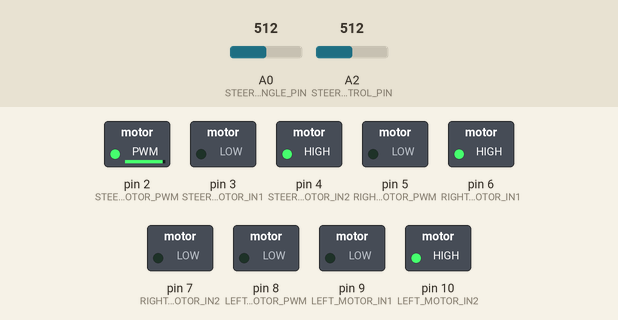
The sketch below on a simulated Arduino Mega 2560, built with avr-gcc and run on an emulated ATmega2560. On the bench: switched loads named in the sketch (green lamp = pin HIGH). The test bench sets the inputs (shaded band); at power-on: A0 (STEERING_ANGLE_PIN) = 512, A2 (STEERING_ANGLE_CONTROL_PIN) = 512. What the sketch prints to the serial monitor is not drawn.

Above: at 1.2 s.
1.3 s: A0 (STEERING_ANGLE_PIN) set to 40
At 2.6 s:
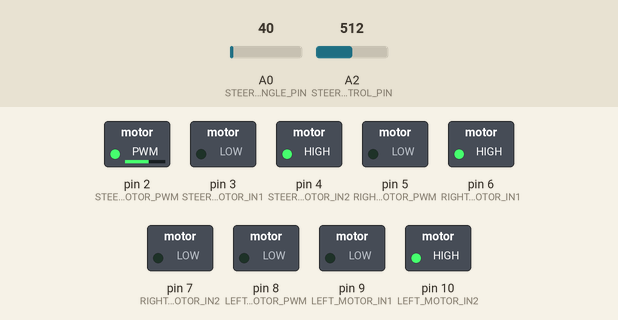
2.9 s: A0 (STEERING_ANGLE_PIN) set to 10
4.5 s: A0 (STEERING_ANGLE_PIN) set to 0
At 5.7 s:
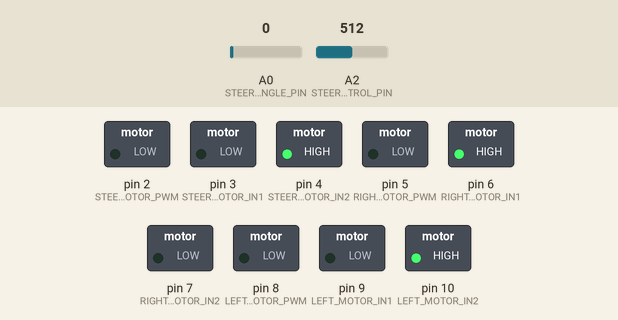
6.1 s: A0 (STEERING_ANGLE_PIN) set to 30
At 6.9 s:
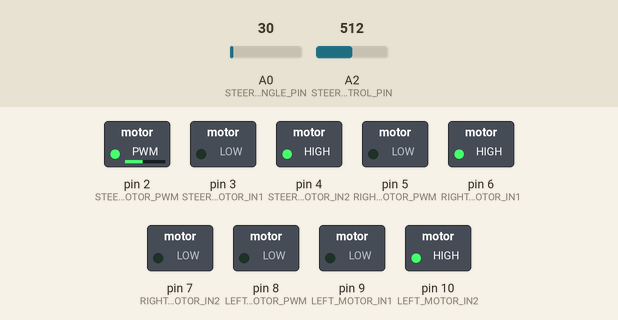
Timing chart, 0 to 9.1 s (numbered marks = the images above; inputs shaded):
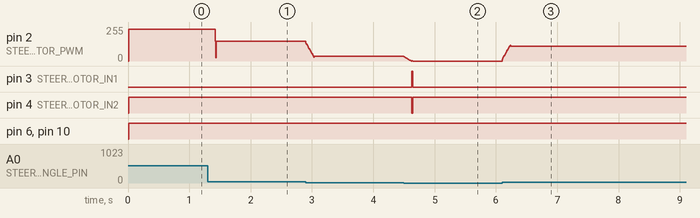

The sketch:

2024.07.18_Gachon_UNI.ino
```cpp
#include <MsTimer2.h>
#include "sbus.h"

#define FASTADC 1
#define cbi(sfr, bit) (_SFR_BYTE(sfr) &= ~_BV(bit))
#define sbi(sfr, bit) (_SFR_BYTE(sfr) |= _BV(bit))

////////////////// Serial data //////////////////////////
#define NO_OF_RECEIVED_BUFFER 7

// Serial data
unsigned char buf[NO_OF_RECEIVED_BUFFER];  // Buffer to store serial data

union
{
  short data;
  byte bytedata[2];
} m_car_speed_int16;

union
{
  short data;
  byte bytedata[2];
} m_car_angle_int16;

/////////////////////////////////// sbus ///////////
#define Sbus_Speed_max  200
#define Sbus_Speed_zero  1000
#define Sbus_Speed_min   1800

#define Sbus_str_max  1800
#define Sbus_str_zero  1040
#define Sbus_str_min   240

/* SBUS 객체, SBUS 읽기 */
bfs::SbusRx sbus_rx(&Serial1);
/* SBUS 객체, SBUS 쓰기 */
bfs::SbusTx sbus_tx(&Serial1);
/* SBUS 데이터 */
bfs::SbusData data;


struct MotorData
{
  int motor_speed;
  int str_position;
};
MotorData MD;

/////////////////////////// Steering_Control//////////////////
#define STEER_MOTOR_PWM              2
#define STEER_MOTOR_IN1              3
#define STEER_MOTOR_IN2              4

#define RIGHT_MOTOR_PWM              5
#define RIGHT_MOTOR_IN1              6
#define RIGHT_MOTOR_IN2              7

#define LEFT_MOTOR_PWM               8
#define LEFT_MOTOR_IN1               9
#define LEFT_MOTOR_IN2              10

#define STEERING_ANGLE_PIN          A0
#define STEERING_ANGLE_CONTROL_PIN  A2

#define NEURAL_ANGLE               450
#define LEFT_STEER_ANGLE           530
#define RIGHT_STEER_ANGLE          370

#define Max_Speed                  240
#define SBUS_Max_Speed              50

#define NO_OF_DATA                  15

int Steering_Angle;
int Steering_Angle_Control;
float Filter_Steering_Angle;

float Kp_Steer         = 4.0;
float Ki_Steer         = 0.0;
float Kd_Steer         = 4.0;

float error            = 0.0;
float error_s          = 0.0;
float error_d          = 0.0;
float error_old        = 0.0;

float steering_control = 0.0;
float control_pwm      = 0.0;
float target_steering  = 0.0;
int target_angle       = 0;

float Data[NO_OF_DATA] = {0,};

float recursive_moving_average(float ad_value)
{
  static float avg = 0.0;

  for (int i = 0; i < NO_OF_DATA - 1; i++)
  {
    Data[i] = Data[i + 1];
    //Serial.print(data[i]);
    //Serial.print("  ");
  }
  Data[NO_OF_DATA - 1] = ad_value;
  //Serial.println(data[NO_OF_DATA - 1]);
  //Serial.print("Average_old2: "); Serial.println(avg);

  avg = avg + ((Data[NO_OF_DATA - 1] - Data[0]) / (float)NO_OF_DATA);

  return avg;
}

void read_Potentiometer(void)
{
  Steering_Angle = analogRead(STEERING_ANGLE_PIN);
  Filter_Steering_Angle = recursive_moving_average(Steering_Angle);
  Steering_Angle_Control = analogRead(STEERING_ANGLE_CONTROL_PIN);
}

void Ms2Timer_setup(void)
{
  MsTimer2::set(10, control_steering);
  MsTimer2::start();
}

////////////////////////////// SETUP ////////////////////////////////
void setup()
{
#if FASTADC
  sbi(ADCSRA, ADPS2);
  cbi(ADCSRA, ADPS1);
  cbi(ADCSRA, ADPS0);
#endif

  pinMode(STEER_MOTOR_PWM, OUTPUT);
  pinMode(STEER_MOTOR_IN1, OUTPUT);
  pinMode(STEER_MOTOR_IN2, OUTPUT);

  pinMode(RIGHT_MOTOR_PWM, OUTPUT);
  pinMode(RIGHT_MOTOR_IN1, OUTPUT);
  pinMode(RIGHT_MOTOR_IN2, OUTPUT);

  pinMode(LEFT_MOTOR_PWM,  OUTPUT);
  pinMode(LEFT_MOTOR_IN1,  OUTPUT);
  pinMode(LEFT_MOTOR_IN2,  OUTPUT);

  //시리얼 통신이 확립될 때까지 기다리기 위함
  //디버깅 목적으로 시리얼 모니터를 사용할 때 중요
  while (!Serial) {}
  /* SBUS 통신 시작 */
  sbus_rx.Begin();
  sbus_tx.Begin();

  Ms2Timer_setup();

  Serial.begin(115200);
  Serial2.begin(115200); // recieve_car_control_command
}

void steer_motor_control(int speed)
{
  if (speed >= 0)
  {
    if (speed >= Max_Speed)
    {
      speed = Max_Speed;
    }
    digitalWrite(STEER_MOTOR_IN1, LOW);
    digitalWrite(STEER_MOTOR_IN2, HIGH);
    analogWrite(STEER_MOTOR_PWM, speed);
  }
  else
  {
    if (speed <= -Max_Speed)
    {
      speed = -Max_Speed;
    }
    digitalWrite(STEER_MOTOR_IN1, HIGH);
    digitalWrite(STEER_MOTOR_IN2, LOW);
    analogWrite(STEER_MOTOR_PWM, -speed);
  }
}

void motor_control(int speed)
{
  if (speed >= 0)
  {
    if (speed >= Max_Speed)
    {
      speed = Max_Speed;
    }

    digitalWrite(RIGHT_MOTOR_IN1, HIGH);
    digitalWrite(RIGHT_MOTOR_IN2, LOW);
    analogWrite(RIGHT_MOTOR_PWM, speed);

    digitalWrite(LEFT_MOTOR_IN1, LOW);
    digitalWrite(LEFT_MOTOR_IN2, HIGH);
    analogWrite(LEFT_MOTOR_PWM, speed);
  }
  else
  {
    if (speed <= -Max_Speed)
    {
      speed = -Max_Speed;
    }
    digitalWrite(RIGHT_MOTOR_IN1, LOW);
    digitalWrite(RIGHT_MOTOR_IN2, HIGH);
    analogWrite(RIGHT_MOTOR_PWM, -speed);

    digitalWrite(LEFT_MOTOR_IN1, HIGH);
    digitalWrite(LEFT_MOTOR_IN2, LOW);
    analogWrite(LEFT_MOTOR_PWM, -speed);
  }
}

void PID_Control(void)
{
  error = target_angle - Filter_Steering_Angle;
  error_d = error - error_old;

  steering_control = Kp_Steer * error + Kd_Steer * error_d;

  error_old = error;

  control_pwm = -steering_control;
  steer_motor_control((int)control_pwm);
}

void target_angle_limit(void)
{
  if (target_angle < RIGHT_STEER_ANGLE)
  {
    target_angle = RIGHT_STEER_ANGLE;
  }
  else if (target_angle > LEFT_STEER_ANGLE)
  {
    target_angle = LEFT_STEER_ANGLE;
  }
  else
  {
    target_angle = target_angle;
  }
}

void Sbus_motor_control()
{
  if (sbus_rx.Read())
  {
    data = sbus_rx.data();


    for (int8_t i = 0; i < 20; i++)
    {
      Serial.print(data.ch[i]);
      Serial.print("\t");
    }
    Serial.println("");


    sbus_tx.data(data);
    sbus_tx.Write();

    if (data.ch[1] >= Sbus_Speed_zero + 30)
    {
      MD.motor_speed = map(data.ch[1], Sbus_Speed_zero, Sbus_Speed_min, 0, -SBUS_Max_Speed);
    }
    else if (data.ch[1] < Sbus_Speed_zero - 30)
    {
      MD.motor_speed = map(data.ch[1], Sbus_Speed_max, Sbus_Speed_zero, SBUS_Max_Speed, 0);
    }
    else
    {
      MD.motor_speed = 0;
    }

    if (data.ch[0] > Sbus_str_zero)
    {
      MD.str_position = map(data.ch[0], Sbus_str_min, Sbus_str_zero, LEFT_STEER_ANGLE, NEURAL_ANGLE);
    }
    else
    {
      MD.str_position = map(data.ch[0], Sbus_str_zero, Sbus_str_max, NEURAL_ANGLE, RIGHT_STEER_ANGLE);
    }
  }
}

void serialEvent() // Use serialEvent2 for Serial2
{
  int received_data_no = Serial2.available();

  if (Serial2.available() <= 0)
  {
    return;
  }

  // Shift buffer and read new data
  for (int i = 0; i < received_data_no && i < sizeof(buf); i++)
  {
    // Shift buffer
    for (int j = 0; j < NO_OF_RECEIVED_BUFFER - 1; j++)
    {
      buf[j] = buf[j + 1];
    }
    // Read new byte into the last position
    buf[NO_OF_RECEIVED_BUFFER - 1] = Serial2.read();

    Serial.write(buf[NO_OF_RECEIVED_BUFFER - 1]); // Echo to Serial monitor
  }

  if ((buf[0] == '#') && (buf[1] == 'C') && (buf[6] == '*'))
  {
    //Serial.println("통신");
    //Serial.println(" ");
    m_car_angle_int16.bytedata[0] = buf[2];
    m_car_angle_int16.bytedata[1] = buf[3];

    m_car_speed_int16.bytedata[0] = buf[4];
    m_car_speed_int16.bytedata[1] = buf[5];

    //Serial.print(m_car_speed_int16.data);
    //Serial.print(" ");
    //Serial.println(m_car_angle_int16.data);

  }
}

void joy_contorl()
{
  Sbus_motor_control();
  if (data.ch[6] == 1800)
  {
    motor_control(MD.motor_speed);
    target_angle = MD.str_position;
  }
  else
  {
    motor_control(0);
  }
}

void Steering_Angle_Print(void)
{
  Serial.print("Steering_Angle: ");
  Serial.println(Steering_Angle);
  //Serial.print("Steering_Angle_Control: ");
  //Serial.println(Steering_Angle_Control);
  Serial.print("steering_control: ");
  Serial.println(steering_control);
  Serial.print("target_angle: ");
  Serial.println(target_angle);
  //Serial.print("Filter_Steering_Angle: "); // 필터링된 조향각 출력
  //Serial.println(Filter_Steering_Angle);

  /////////////////////// 조종기 확인 ////////////////////////
  //Serial.print("motor_speed: ");
  //Serial.println(motor_speed);
  //Serial.print("str_position: ");
  //Serial.println(str_position);
  Serial.print("\n");
}

void teleop_control()
{
  motor_control(m_car_speed_int16.data);
  target_angle = m_car_angle_int16.data;
}

void control_steering(void)
{
  //joy_contorl();
  read_Potentiometer();
  serialEvent();
  teleop_control();
  PID_Control();
}

void loop()
{
  Steering_Angle_Print();

  //target_angle = 465;
  target_angle_limit();
}
```

Measured:
- after the input at 1.3 s, pin 2 (STEER_MOTOR_PWM): 240/255 → 149/255 after 0.12 s
- after the input at 4.5 s, pin 3 (STEER_MOTOR_IN1): LOW → HIGH after 0.13 s, → LOW 0.01 s later; pin 4 (STEER_MOTOR_IN2): HIGH → LOW after 0.13 s, → HIGH 0.01 s later
- after the input at 6.1 s, pin 2 (STEER_MOTOR_PWM): rises from 0/255 to 119/255 in 0.13 s, then falls to 111/255 in 0.01 s
